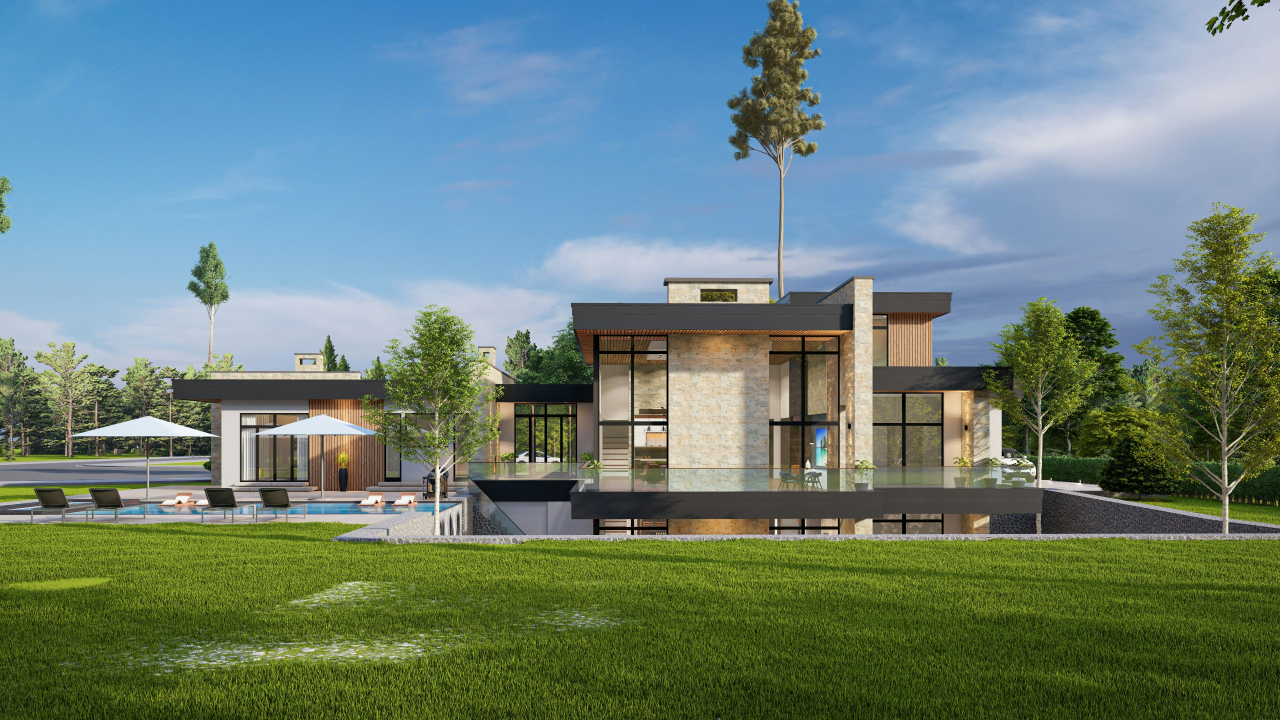
#> input picture images/project-01.jpg, 3840 x 2160 px (shown at 1/3 size)
$ python optimize_images.py
#> lines starting #> are read from the running program, lines starting #| are printed output that depends on the picture

from pathlib import Path
from PIL import Image

# Folder containing this Python script
PROJECT_DIR = Path(__file__).resolve().parent
SOURCE_DIR = PROJECT_DIR / "images"
OUTPUT_DIR = PROJECT_DIR / "images_optimized"

# Optimization settings
MAX_WIDTH = 1200
WEBP_QUALITY = 82

# Images to optimize
IMAGE_FILES = [
    "project-01.jpg",
    "project-02.jpg",
    "project-03.jpg",
    "project-04.jpg",
]


def format_size(size_bytes):
    """Return a readable file size in KB or MB."""
    if size_bytes >= 1_000_000:
        return f"{size_bytes / 1_000_000:.2f} MB"
    return f"{size_bytes / 1_000:.1f} KB"


def optimize_image(filename):
#> called with filename = 'project-01.jpg'
    source_path = SOURCE_DIR / filename
    output_path = OUTPUT_DIR / f"{Path(filename).stem}.webp"

    if not source_path.exists():
        print(f"SKIPPED: {source_path.name} was not found.")
        return

    with Image.open(source_path) as image:
        # Convert to RGB for consistent WebP output.
#> image is the input picture: PIL image 3840x2160 RGB; mean R, G, B 106.9, 129.9, 122.3
        image = image.convert("RGB")

        original_width, original_height = image.size
#> original_width = 3840; original_height = 2160

        # Resize only if the image exceeds the maximum width.
        if original_width > MAX_WIDTH:
            new_height = round(
                original_height * MAX_WIDTH / original_width
            )
#> new_height = 675
            image = image.resize(
                (MAX_WIDTH, new_height),
                Image.Resampling.LANCZOS,
            )
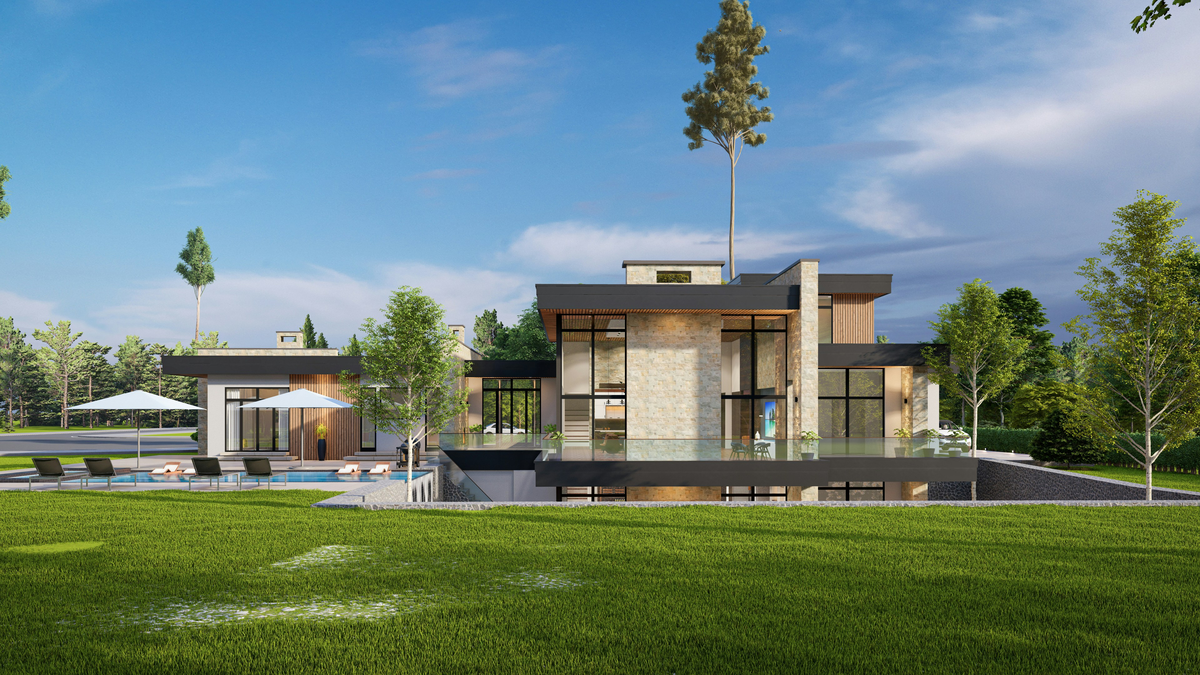
#> image: PIL image 1200x675 RGB; mean R, G, B 106.9, 129.9, 122.3

        image.save(
            output_path,
            "WEBP",
            quality=WEBP_QUALITY,
            method=6,
        )

    original_size = source_path.stat().st_size
    optimized_size = output_path.stat().st_size

    reduction = (1 - optimized_size / original_size) * 100

    print(f"\n{filename}")
    print(f"  Original:   {format_size(original_size)}")
    print(f"  Optimized:  {format_size(optimized_size)}")
    print(f"  Reduction:  {reduction:.1f}%")
    print(f"  Dimensions: {Image.open(output_path).size}")


def main():
    if not SOURCE_DIR.exists():
        print("ERROR: The images folder was not found.")
        return

    OUTPUT_DIR.mkdir(parents=True, exist_ok=True)

    print("Pune Elite Interiors - Image Optimization")
    print("-" * 42)

    for filename in IMAGE_FILES:
        optimize_image(filename)
#> pass 2 of the loop in main, `for filename in IMAGE_FILES:`:
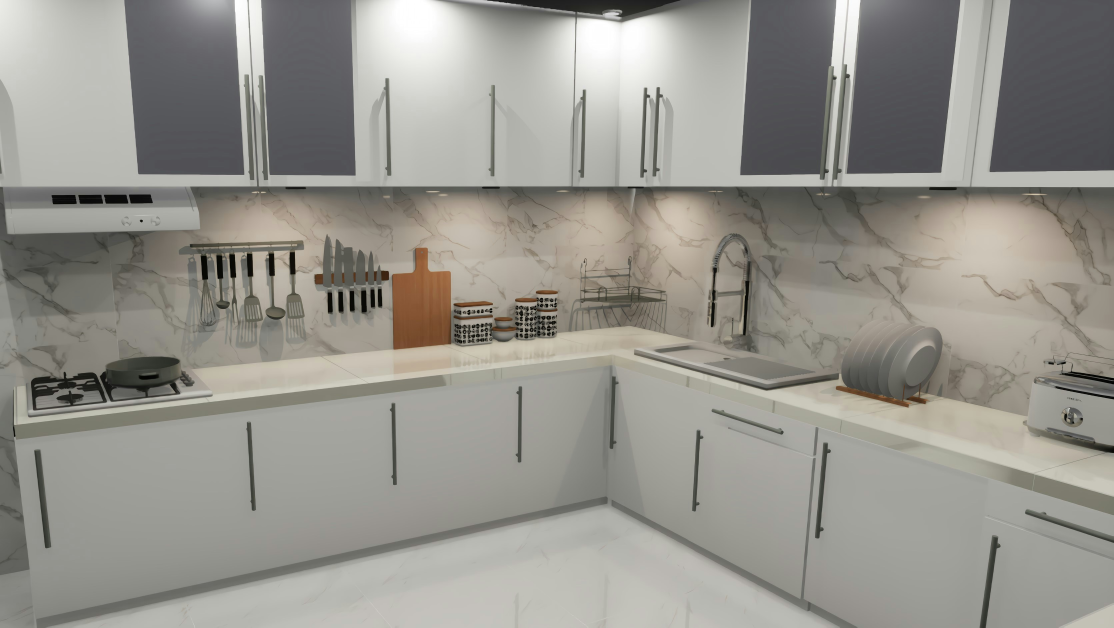
#> input picture images/project-02.jpg, 3342 x 1882 px (shown at 1/3 size)
#> in optimize_image, image is the input picture: PIL image 3342x1882 RGB; mean R, G, B 149.4, 147.5, 140.7
#> in optimize_image (call 2), `image = image.resize( (MAX_WIDTH, new_height), Image.Resampling.LANCZO..`:
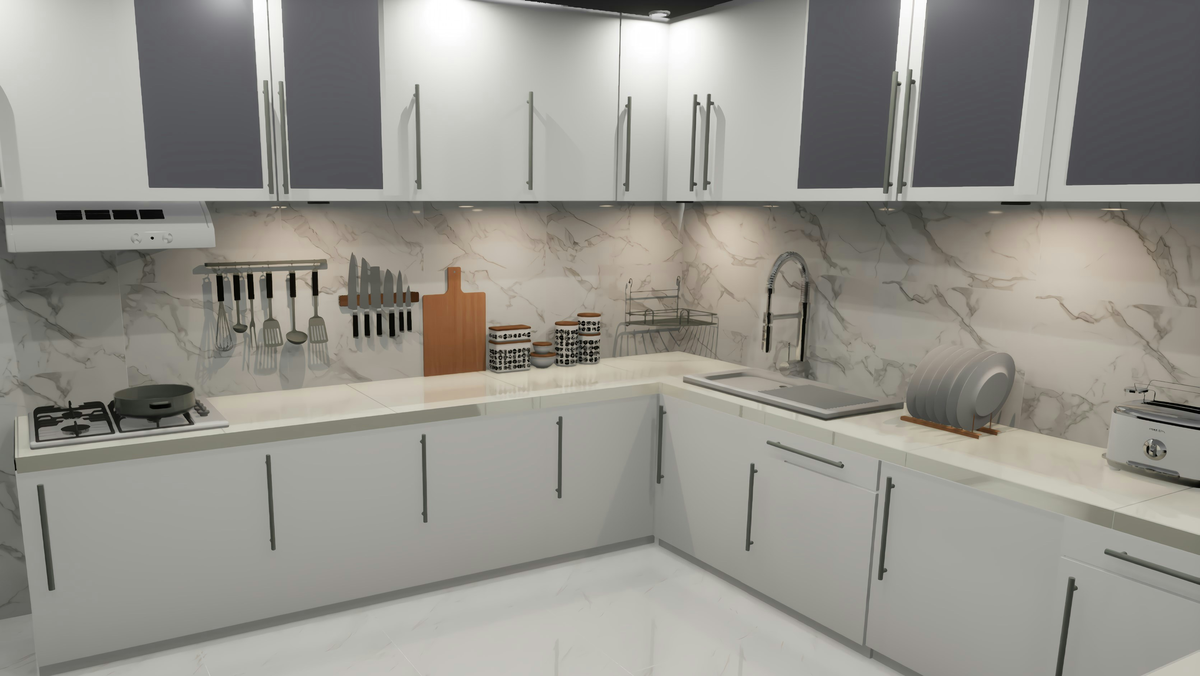
#> image: PIL image 1200x676 RGB; mean R, G, B 149.4, 147.5, 140.7
#> pass 3 of the loop in main, `for filename in IMAGE_FILES:`:
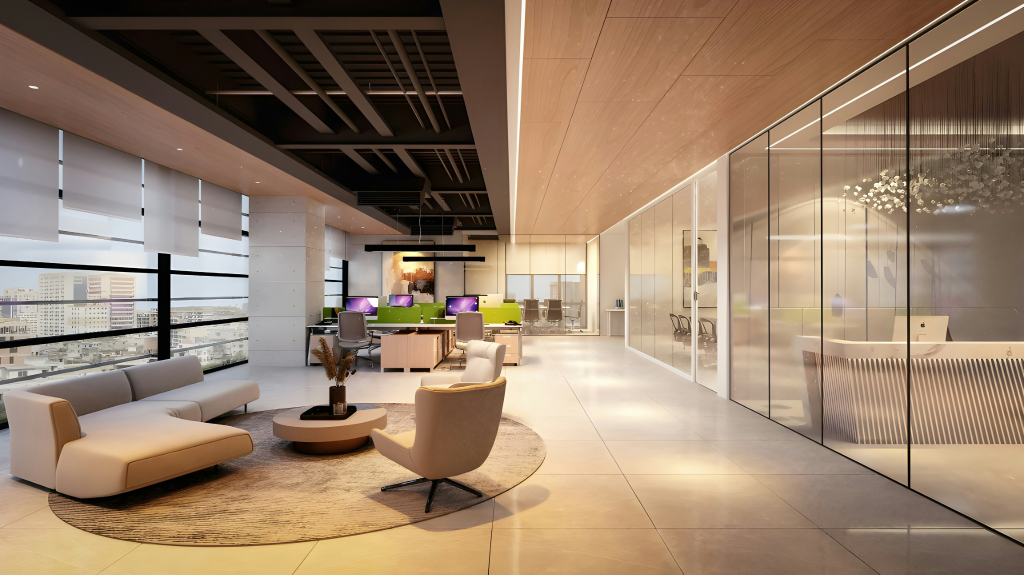
#> input picture images/project-03.jpg, 4096 x 2300 px (shown at 1/4 size)
#> in optimize_image, image is the input picture: PIL image 4096x2300 RGB; mean R, G, B 151.3, 128.1, 106.3
#> in optimize_image (call 3), `image = image.resize( (MAX_WIDTH, new_height), Image.Resampling.LANCZO..`:
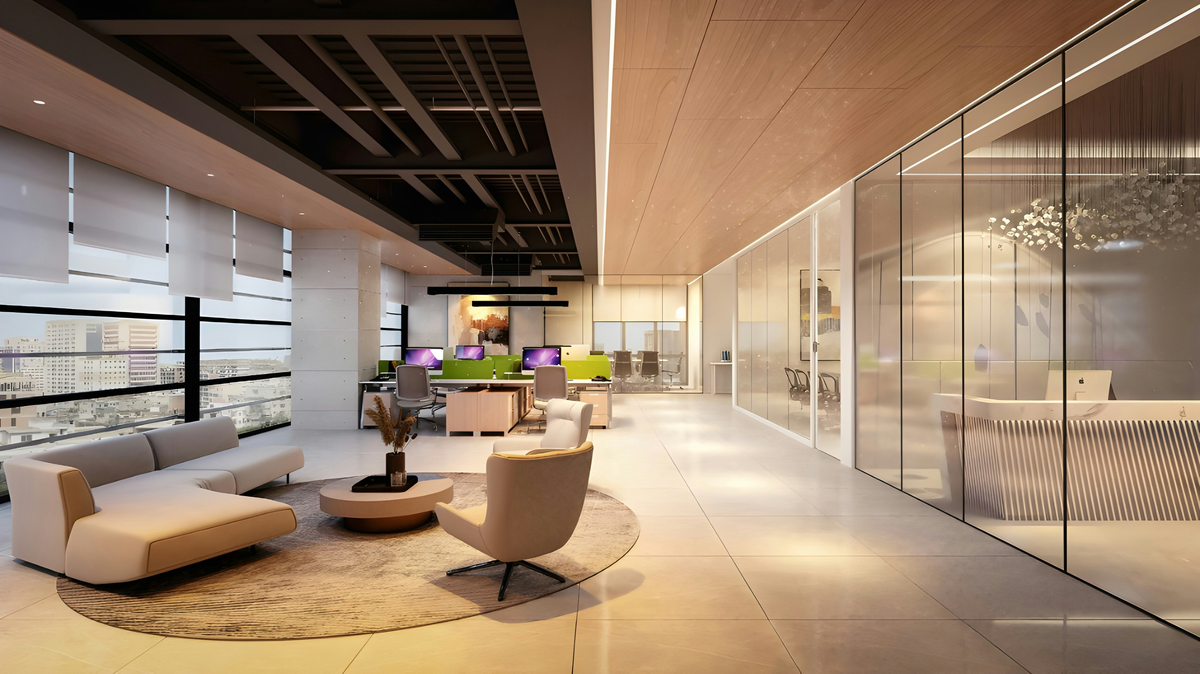
#> image: PIL image 1200x674 RGB; mean R, G, B 151.3, 128.1, 106.3
#> the loop made 4 passes; the first 3 are shown

    print("\nDone! Original JPEG files have not been changed.")
    print(f"Optimized images saved in: {OUTPUT_DIR}")


if __name__ == "__main__":
    main()
